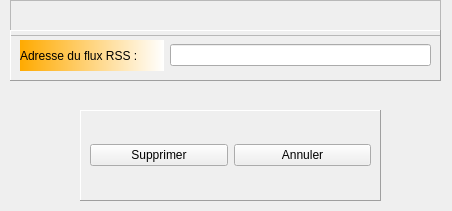
<?xml version="1.0" encoding="UTF-8"?>
<ui version="4.0">
 <class>DeleteRssWindow</class>
 <widget class="QMainWindow" name="DeleteRssWindow">
  <property name="geometry">
   <rect>
    <x>0</x>
    <y>0</y>
    <width>452</width>
    <height>211</height>
   </rect>
  </property>
  <property name="windowTitle">
   <string>Supprimer un flux RSS</string>
  </property>
  <widget class="QWidget" name="centralwidget">
   <widget class="QWidget" name="gridLayoutWidget">
    <property name="geometry">
     <rect>
      <x>10</x>
      <y>0</y>
      <width>431</width>
      <height>36</height>
     </rect>
    </property>
    <layout class="QGridLayout" name="gridLayout">
     <item row="0" column="0">
      <widget class="QFrame" name="frame_error">
       <property name="frameShape">
        <enum>QFrame::StyledPanel</enum>
       </property>
       <property name="frameShadow">
        <enum>QFrame::Raised</enum>
       </property>
       <layout class="QHBoxLayout" name="horizontalLayout">
        <item>
         <widget class="QLabel" name="label_error">
          <property name="styleSheet">
           <string notr="true">font: 9pt &quot;MS Shell Dlg 2&quot;;
color: rgb(255, 0, 0);</string>
          </property>
          <property name="text">
           <string/>
          </property>
         </widget>
        </item>
       </layout>
      </widget>
     </item>
    </layout>
   </widget>
   <widget class="QWidget" name="gridLayoutWidget_2">
    <property name="geometry">
     <rect>
      <x>10</x>
      <y>30</y>
      <width>431</width>
      <height>51</height>
     </rect>
    </property>
    <layout class="QGridLayout" name="gridLayout_2">
     <item row="0" column="0">
      <widget class="QFrame" name="frame_address">
       <property name="frameShape">
        <enum>QFrame::Panel</enum>
       </property>
       <property name="frameShadow">
        <enum>QFrame::Raised</enum>
       </property>
       <layout class="QHBoxLayout" name="horizontalLayout_2">
        <item>
         <widget class="QLabel" name="label_2">
          <property name="styleSheet">
           <string notr="true">font: 10pt &quot;MS Shell Dlg 2&quot;;
background-color: qlineargradient(spread:pad, x1:0, y1:0, x2:1, y2:0, stop:0 rgba(255, 170, 0, 255), stop:1 rgba(255, 255, 255, 255));</string>
          </property>
          <property name="text">
           <string>Adresse du flux RSS :        </string>
          </property>
         </widget>
        </item>
        <item>
         <widget class="QLineEdit" name="lineEdit_address">
          <property name="styleSheet">
           <string notr="true">font: 10pt &quot;MS Shell Dlg 2&quot;;</string>
          </property>
         </widget>
        </item>
       </layout>
      </widget>
     </item>
    </layout>
   </widget>
   <widget class="QWidget" name="gridLayoutWidget_3">
    <property name="geometry">
     <rect>
      <x>80</x>
      <y>110</y>
      <width>301</width>
      <height>91</height>
     </rect>
    </property>
    <layout class="QGridLayout" name="gridLayout_3">
     <item row="0" column="0">
      <widget class="QFrame" name="frame_btns">
       <property name="styleSheet">
        <string notr="true">font: 9pt &quot;MS Shell Dlg 2&quot;;</string>
       </property>
       <property name="frameShape">
        <enum>QFrame::Panel</enum>
       </property>
       <property name="frameShadow">
        <enum>QFrame::Raised</enum>
       </property>
       <layout class="QHBoxLayout" name="horizontalLayout_3">
        <item>
         <widget class="QPushButton" name="btn_delete">
          <property name="text">
           <string>Supprimer</string>
          </property>
         </widget>
        </item>
        <item>
         <widget class="QPushButton" name="btn_cancel">
          <property name="text">
           <string>Annuler</string>
          </property>
         </widget>
        </item>
       </layout>
      </widget>
     </item>
    </layout>
   </widget>
  </widget>
 </widget>
 <resources/>
 <connections/>
</ui>
